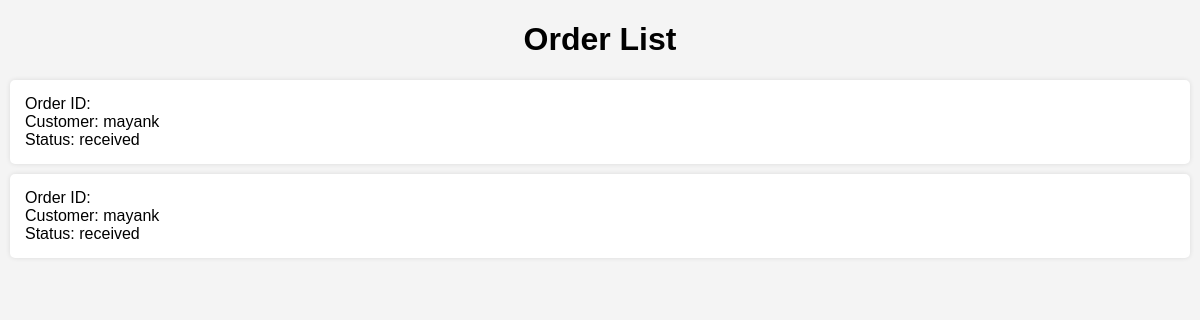
The page /menu/order_list/ on the database as committed earlier.
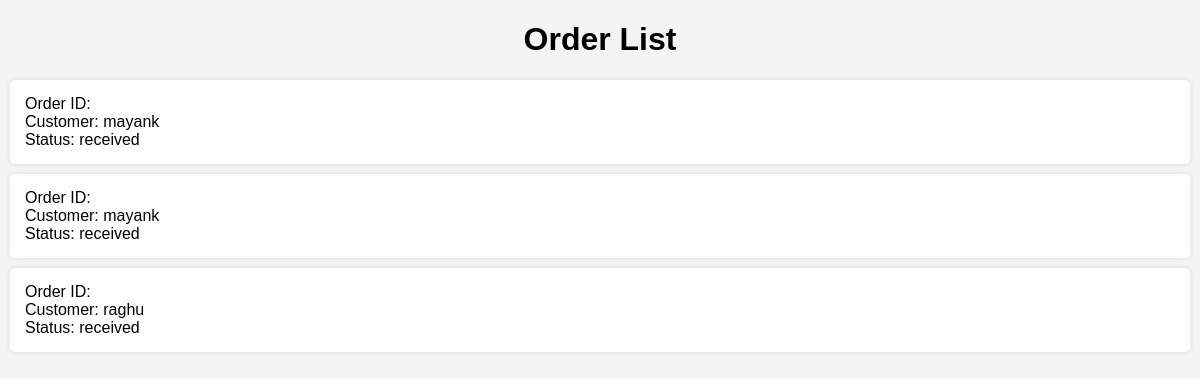
The same page on the database as committed later.
### menu/models.py (models this page shows, shortened)
class Order(models.Model):
    order_id = models.AutoField(primary_key=True)
    customer_name = models.CharField(max_length=100)
    dish_ids = models.ManyToManyField(Dish)
    STATUS_CHOICES = [
        ('received', 'Received'),
        ('preparing', 'Preparing'),
        ('ready', 'Ready for Pickup'),
        ('delivered', 'Delivered'),
    ]
    status = models.CharField(max_length=20, choices=STATUS_CHOICES, default='received')

### menu/views.py (the view)
# urls.py: path('order_list/', views.order_list, name='order_list'),
def order_list(request):
    orders = Order.objects.all()
    return render(request, 'menu/order_list.html', {'orders': orders})

### menu/templates/menu/order_list.html (shortened to what this page needs)
<!DOCTYPE html>
<html>
<head>
</head>
<body style="font-family: Arial, sans-serif; background-color: #f4f4f4; margin: 0;">
    <h1 style="text-align: center;">Order List</h1>
    <ul style="list-style: none; padding: 0;">
        {% for order in orders %}
            <li style="background-color: #fff; padding: 15px; margin: 10px; border-radius: 5px; box-shadow: 0 0 5px rgba(0, 0, 0, 0.1);">
                Order ID: {{ order.id }}<br>
                Customer: {{ order.customer_name }}<br>
                Status: {{ order.status }}
            </li>
        {% endfor %}
    </ul>
</body>
</html>

Rows that differ between the two databases and show on the page:
added Order: customer_name "raghu", status "received"
